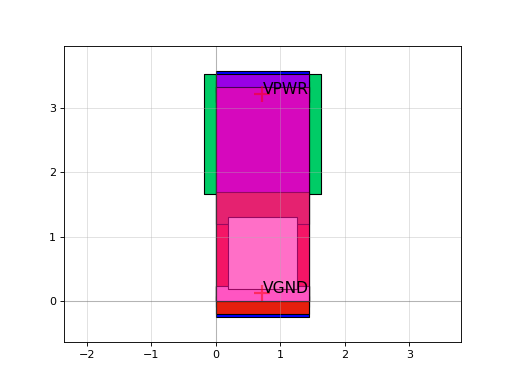

Write Python code to recreate this figure.
import sky130

c = sky130.components.sky130_fd_sc_hs__nand2_1()
c.plot()
